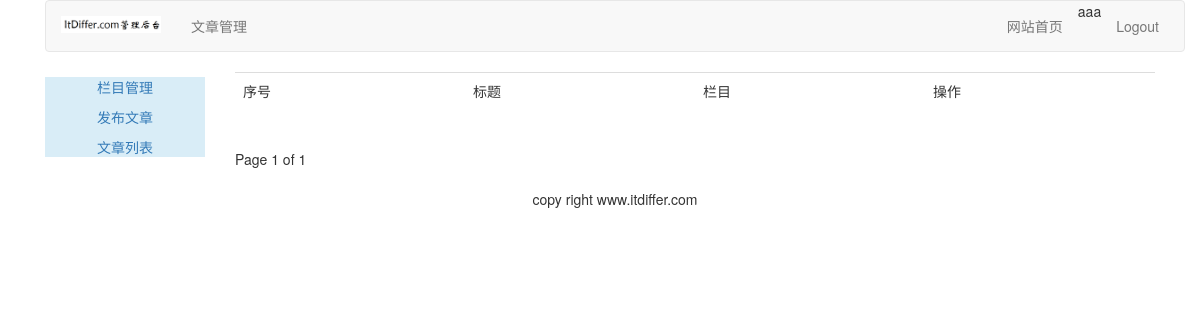
Before: /article/article-list/ (signed in) with the older database file.
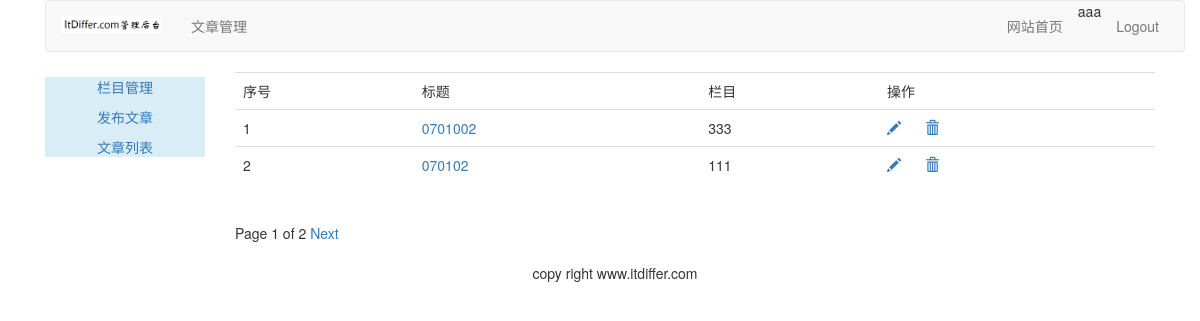
After: the same page with the newer database file.
### article/models.py (models this page shows, shortened)
class ArticlePost(models.Model):
    author = models.ForeignKey(User, on_delete=models.CASCADE, related_name="article")
    title = models.CharField(max_length=200)
    slug = models.SlugField(max_length=500)
    column = models.ForeignKey(ArticleColumn, on_delete=models.CASCADE,related_name="article_column")
    body = models.TextField()
    created = models.DateTimeField(default=timezone.now)
    updated = models.DateTimeField(auto_now=True)
    users_like = models.ManyToManyField(User, related_name="articles_like", blank=True)
    class Meta:
        ordering = ("-updated",)
        index_together = (('id', 'slug'),)
    def get_absolute_url(self):
        return reverse("article:article_detail", args=[self.id, self.slug])

class ArticleColumn(models.Model):
    user = models.ForeignKey(User, on_delete=models.CASCADE,related_name='article_column')
    column = models.CharField(max_length=200)
    created = models.DateField(auto_now_add=True)
    def __str__(self):
        return self.column

### article/views.py (the view)
# urls.py: path('article-list/', views.article_list, name="article_list"),
@login_required(login_url='/account/login')
def article_list(request):
    articles_list = ArticlePost.objects.filter(author=request.user)
    paginator = Paginator(articles_list, 2)
    page = request.GET.get('page')
    try:
        current_page = paginator.page(page)
        articles = current_page.object_list
    except PageNotAnInteger:
        current_page = paginator.page(1)
        articles = current_page.object_list
    except EmptyPage:
        current_page = paginator.page(paginator.num_pages)
        articles = current_page.object_list
    return render(request, "article/column/article_list.html",{"articles":articles, "page": current_page})

### templates/article/column/article_list.html (shortened to what this page needs)
{% extends "article/base.html" %}
{% load static %}
{% block content %}
<div>
    <table class="table table-hover">
        <tr>
            <td>序号</td>
            <td>标题</td>
            <td>栏目</td>
            <td>操作</td>
        </tr>
        {% for article in articles %}
        <tr id={{ article.id }}>
            <td>{{ forloop.counter }}</td>
            <td><a href="{{ article.get_absolute_url }}">{{ article.title }}</a></td>
            <td>{{ article.column }}</td>
            <td>
                <a name="edit" href="{% url 'article:redit_article' article.id %}"><span class="glyphicon glyphicon-pencil"></span></a>
                <a nane="delete" href="javascript:" onclick="del_article(this, {{ article.id }})"><span class="glyphicon glyphicon-trash" style="margin-left:20px;"></span></a>
            </td>
        </tr>
        {% endfor %}
    </table>
    {% include "paginator.html" %}
</div>
{% endblock %}

Changed rows visible on the page:
added ArticlePost: title "0701002", column "333"
added ArticlePost: title "070102", column "111"
Other visible differences:
{{ page.paginator.num_pages }}: "1" → "2"
text now shown: "Next"
